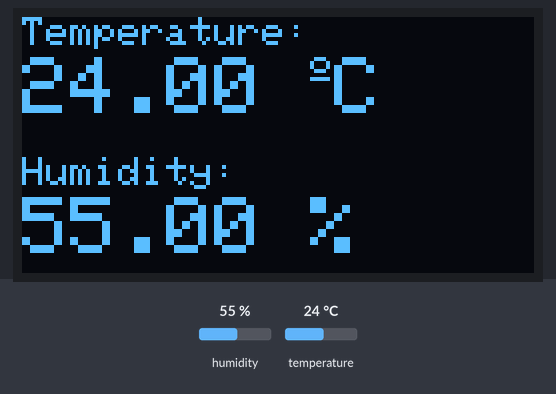
The sketch below on a simulated ESP32. On the bench: 128×64 one-colour display. The test bench sets the inputs (shaded band); at power-on: humidity 55 %, temperature 24 °C. WiFi joins after 1.5 s; servers stay silent unless stated; what the sketch prints to the serial monitor is not drawn.

Above: at 10.5 s.
10.6 s: humidity set to 22 %
At 15.8 s:
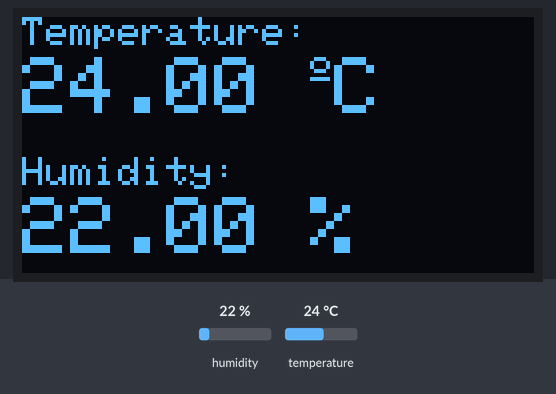
16.4 s: temperature set to 12 °C
At 20.3 s:
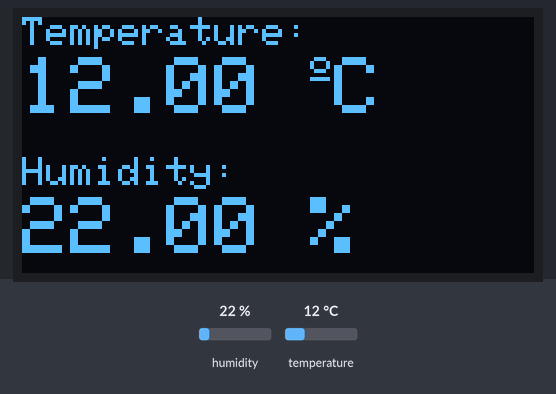
22.0 s: humidity set to 40 %
At 25.9 s:
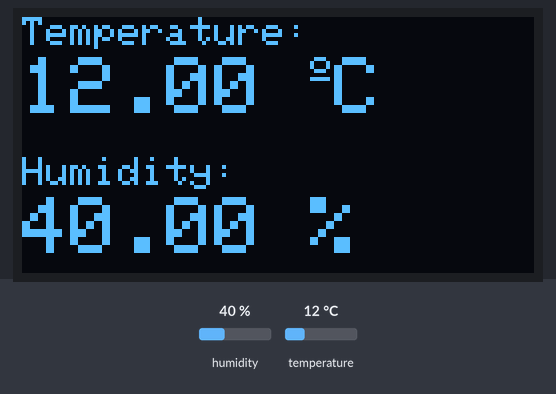
27.6 s: temperature set to 19 °C
At 31.6 s:
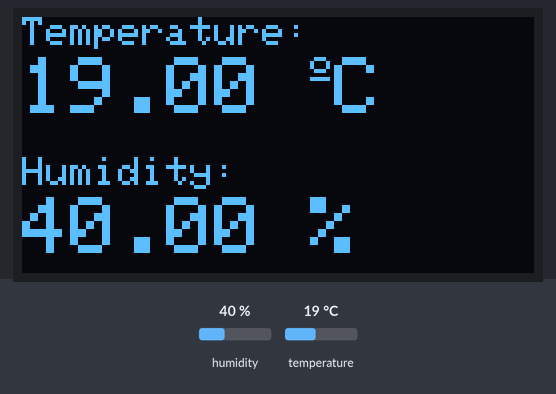
Timing chart, 0 to 33.1 s (numbered marks = the images above; inputs shaded):
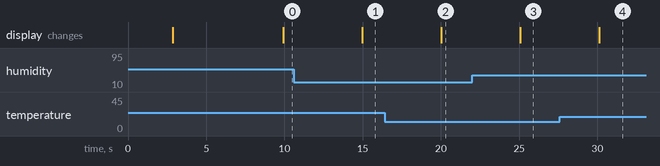

Measured:
- after the input at 10.6 s, the display: changes after 4.4 s (image 1)
- after the input at 16.4 s, the display: changes after 3.6 s (image 2)
- after the input at 22.0 s, the display: changes after 3.1 s (image 3)
- after the input at 27.6 s, the display: changes after 2.5 s (image 4)

The sketch:

IOT_enabled_Temp___Humidity_Monitoring_System_ROHIT_USC_UCT.ino
```cpp
#define BLYNK_PRINT Serial
#define BLYNK_TEMPLATE_ID "TMPL3d0Sf0f_x"
#define BLYNK_TEMPLATE_NAME "DHT11 Readings"
#include <WiFi.h>
#include <WiFiClient.h>
#include <BlynkSimpleEsp32.h>


#include <Wire.h>
#include <Adafruit_GFX.h>
#include <Adafruit_SSD1306.h>
#include <Adafruit_Sensor.h>
#include <DHT.h>


char auth[] = "MuHezBR7LMmI0usX1zcmNIOkSy-X-fmM";//Paste auth token you copied
char ssid[] = "Realme 7";///Enter your wifi name
char pass[] = "ram@1234";// Enter wifi password
BlynkTimer timer;


#define SCREEN_WIDTH 128 // OLED display width, in pixels
#define SCREEN_HEIGHT 64 // OLED display height, in pixels

// Declaration for an SSD1306 display connected to I2C (SDA, SCL pins)
Adafruit_SSD1306 display(SCREEN_WIDTH, SCREEN_HEIGHT, &Wire, -1);

#define DHTPIN 4     // Digital pin connected to the DHT sensor

// the type of sensor in use:
#define DHTTYPE    DHT11     // DHT 11

DHT dht(DHTPIN, DHTTYPE);

float t = dht.readTemperature();
float h = dht.readHumidity();
void sendSensor()
{
  //read temperature and humidity
  t = dht.readTemperature();
  h = dht.readHumidity();
  if (isnan(h) || isnan(t)) {
    Serial.println("Failed to read from DHT sensor!");
  }
  // You can send any value at any time.
  // Please don't send more that 10 values per second.
  Blynk.virtualWrite(V0, h); // select your virtual pins accordingly
  Blynk.virtualWrite(V1, t); // select your virtual pins accordingly
}


void setup() {
  Serial.begin(115200);
  delay(1000);

  Blynk.begin(auth, ssid, pass);
  // You can also specify server:
  //Blynk.begin(auth, ssid, pass, "blynk-cloud.com", 80);
  //Blynk.begin(auth, ssid, pass, IPAddress(192,168,1,100), 8080);

  dht.begin();

  // Setup a function to be called every second
  timer.setInterval(1000L, sendSensor);

  if(!display.begin(SSD1306_SWITCHCAPVCC, 0x3C)) {
    Serial.println(F("SSD1306 allocation failed"));
    for(;;);
  }
  delay(2000);
  display.clearDisplay();
  display.setTextColor(WHITE);
}

void loop() {
  delay(5000);

  //read temperature and humidity
  t = dht.readTemperature();
  h = dht.readHumidity();
  if (isnan(h) || isnan(t)) {
    Serial.println("Failed to read from DHT sensor!");
  }

  Serial.println();
  Serial.print("temp= " );
  Serial.print(t);
  Serial.print("  ");
  Serial.print("humidity= ");
  Serial.print(h);
  Serial.println();

  // clear display
  display.clearDisplay();

  // display temperature
  display.setTextSize(1);
  display.setCursor(0,0);
  display.print("Temperature: ");
  display.setTextSize(2);
  display.setCursor(0,10);
  display.print(t);
  display.print(" ");
  display.setTextSize(1);
  display.cp437(true);
  display.write(167);
  display.setTextSize(2);
  display.print("C");

  // display humidity
  display.setTextSize(1);
  display.setCursor(0, 35);
  display.print("Humidity: ");
  display.setTextSize(2);
  display.setCursor(0, 45);
  display.print(h);
  display.print(" %");

  display.display();

  Blynk.run();
  timer.run();
}
```
